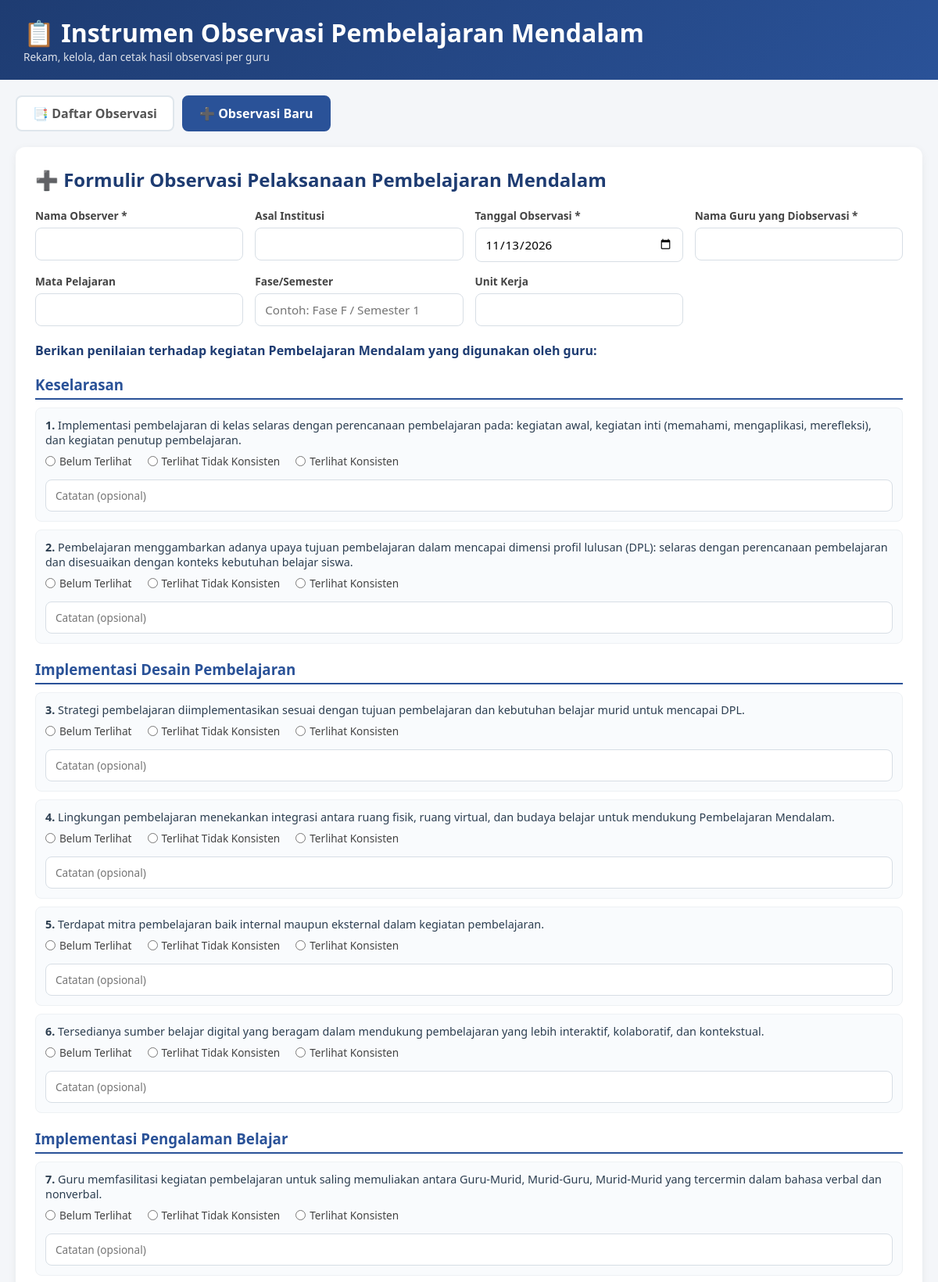
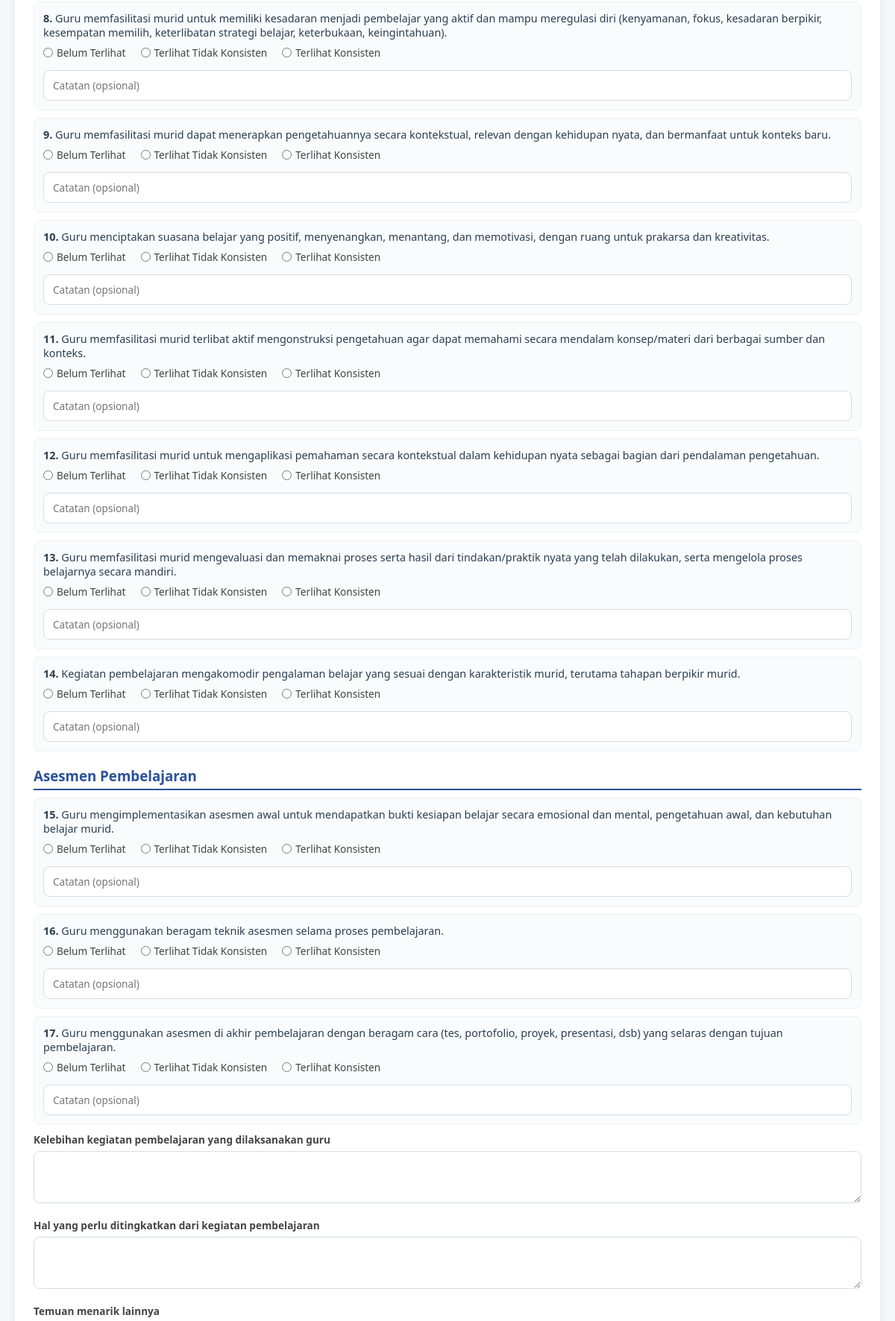
The app's page /tambah_observasi.php (upper part) with its own data (2 pictures, top to bottom).
### tables this page shows
CREATE TABLE IF NOT EXISTS master_aspek (
    id INT AUTO_INCREMENT PRIMARY KEY,
    nomor INT NOT NULL,
    kategori VARCHAR(100) NOT NULL,
    deskripsi TEXT NOT NULL
);

### tambah_observasi.php (the view, shortened to what this page needs)
<?php require_once __DIR__ . '/includes/header.php'; ?>
<?php
$aspekList = $pdo->query("SELECT * FROM master_aspek ORDER BY nomor")->fetchAll(PDO::FETCH_ASSOC);
$grouped = [];
foreach ($aspekList as $a) { $grouped[$a['kategori']][] = $a; }
?>
<div class="card">
    <h2>➕ Formulir Observasi Pelaksanaan Pembelajaran Mendalam</h2>
    <form action="proses_tambah.php" method="POST" enctype="multipart/form-data">
        <div class="form-grid">
            <div><label>Nama Observer *</label><input type="text" name="nama_observer" required></div>
            <div><label>Asal Institusi</label><input type="text" name="asal_institusi"></div>
            <div><label>Tanggal Observasi *</label><input type="date" name="tanggal_observasi" required value="<?= date('Y-m-d') ?>"></div>
            <div><label>Nama Guru yang Diobservasi *</label><input type="text" name="nama_guru" required></div>
            <div><label>Mata Pelajaran</label><input type="text" name="mata_pelajaran"></div>
            <div><label>Fase/Semester</label><input type="text" name="fase_semester" placeholder="Contoh: Fase F / Semester 1"></div>
            <div><label>Unit Kerja</label><input type="text" name="unit_kerja"></div>
        </div>
        <p style="margin:20px 0 10px; font-weight:600; color:#1e3c72;">
            Berikan penilaian terhadap kegiatan Pembelajaran Mendalam yang digunakan oleh guru:
        </p>
        <?php foreach ($grouped as $kategori => $items): ?>
            <h3 class="kategori-title"><?= htmlspecialchars($kategori) ?></h3>
            <?php foreach ($items as $a): ?>
                <div class="aspek-row">
                    <div class="aspek-text"><strong><?= $a['nomor'] ?>.</strong> <?= htmlspecialchars($a['deskripsi']) ?></div>
                    <div class="aspek-options">
                        <label><input type="radio" name="hasil_<?= $a['id'] ?>" value="belum_terlihat" required> Belum Terlihat</label>
                        <label><input type="radio" name="hasil_<?= $a['id'] ?>" value="tidak_konsisten"> Terlihat Tidak Konsisten</label>
                        <label><input type="radio" name="hasil_<?= $a['id'] ?>" value="konsisten"> Terlihat Konsisten</label>
                    </div>
                    <input type="text" name="catatan_<?= $a['id'] ?>" placeholder="Catatan (opsional)" class="aspek-catatan">
                </div>
            <?php endforeach; ?>
        <?php endforeach; ?>
        <div style="margin-bottom:15px;">
            <label>Kelebihan kegiatan pembelajaran yang dilaksanakan guru</label>
            <textarea name="kelebihan"></textarea>
        </div>
        <div style="margin-bottom:15px;">
            <label>Hal yang perlu ditingkatkan dari kegiatan pembelajaran</label>
            <textarea name="peningkatan"></textarea>
        </div>
        <div style="margin-bottom:15px;">
            <label>Temuan menarik lainnya</label>
        </div>
    </form>
</div>
<?php require_once __DIR__ . '/includes/footer.php'; ?>

### includes/header.php (shortened to what this page needs)
<!DOCTYPE html>
<html lang="id">
<head>
<link rel="stylesheet" href="assets/style.css">
</head>
<body>
<header class="no-print">
    <div>
        <h1>📋 Instrumen Observasi Pembelajaran Mendalam</h1>
        <div class="subtitle">Rekam, kelola, dan cetak hasil observasi per guru</div>
    </div>
</header>
<div class="container">
<nav class="tabs no-print">
    <a href="index.php" class="tab-btn <?= basename($_SERVER['PHP_SELF'])=='index.php'?'active':'' ?>">📑 Daftar Observasi</a>
    <a href="tambah_observasi.php" class="tab-btn <?= basename($_SERVER['PHP_SELF'])=='tambah_observasi.php'?'active':'' ?>">➕ Observasi Baru</a>
</nav>

### includes/footer.php
</div>
</body>
</html>

### assets/style.css (style rules this page uses)
* { margin:0; padding:0; box-sizing:border-box; }
body { font-family:'Segoe UI',Tahoma,Geneva,Verdana,sans-serif; background:#f4f6f9; color:#2c3e50; }
header { background:linear-gradient(135deg,#1e3c72,#2a5298); color:white; padding:20px 30px; }
header .subtitle { font-size:0.85rem; opacity:0.85; }
.container { max-width:1200px; margin:0 auto; padding:20px; }
.tabs { display:flex; gap:10px; margin-bottom:20px; }
.tab-btn { padding:10px 20px; background:white; border:2px solid #dfe6ec; border-radius:8px; text-decoration:none; font-weight:600; color:#555; }
.tab-btn.active, .tab-btn:hover { background:#2a5298; color:white; border-color:#2a5298; }
.card { background:white; border-radius:12px; padding:25px; box-shadow:0 3px 12px rgba(0,0,0,0.06); margin-bottom:20px; }
.card h2 { margin-bottom:20px; color:#1e3c72; }
.form-grid { display:grid; grid-template-columns:repeat(auto-fit,minmax(220px,1fr)); gap:15px; margin-bottom:15px; }
label { display:block; margin-bottom:6px; font-size:0.85rem; font-weight:600; color:#444; }
input, select, textarea { width:100%; padding:10px 12px; border:1px solid #d7dee5; border-radius:8px; font-size:0.95rem; font-family:inherit; }
textarea { min-height:70px; resize:vertical; }
.kategori-title { margin:20px 0 10px; color:#2a5298; border-bottom:2px solid #2a5298; padding-bottom:5px; }
.aspek-row { background:#f9fbfd; border:1px solid #eef1f4; border-radius:8px; padding:12px; margin-bottom:10px; }
.aspek-text { font-size:0.9rem; margin-bottom:8px; }
.aspek-options { display:flex; gap:20px; flex-wrap:wrap; margin-bottom:8px; font-size:0.85rem; }
.aspek-options label { display:flex; align-items:center; gap:5px; font-weight:400; }
.aspek-options input { width:auto; }
.aspek-catatan { font-size:0.85rem; }

### records on screen
master_aspek: nomor "1", deskripsi "Implementasi pembelajaran di kelas selaras dengan perencanaan pembelajaran pada: kegiatan awal, kegiatan inti (memahami, mengaplikasi, merefleksi), dan kegiatan penutup pembelajaran."
master_aspek: nomor "2", deskripsi "Pembelajaran menggambarkan adanya upaya tujuan pembelajaran dalam mencapai dimensi profil lulusan (DPL): selaras dengan perencanaan pembelajaran dan disesuaikan dengan konteks kebutuhan belajar siswa."
master_aspek: nomor "3", deskripsi "Strategi pembelajaran diimplementasikan sesuai dengan tujuan pembelajaran dan kebutuhan belajar murid untuk mencapai DPL."
master_aspek: nomor "4", deskripsi "Lingkungan pembelajaran menekankan integrasi antara ruang fisik, ruang virtual, dan budaya belajar untuk mendukung Pembelajaran Mendalam."
master_aspek: nomor "5", deskripsi "Terdapat mitra pembelajaran baik internal maupun eksternal dalam kegiatan pembelajaran."
master_aspek: nomor "6", deskripsi "Tersedianya sumber belajar digital yang beragam dalam mendukung pembelajaran yang lebih interaktif, kolaboratif, dan kontekstual."
master_aspek: nomor "7", deskripsi "Guru memfasilitasi kegiatan pembelajaran untuk saling memuliakan antara Guru-Murid, Murid-Guru, Murid-Murid yang tercermin dalam bahasa verbal dan nonverbal."
master_aspek: nomor "8", deskripsi "Guru memfasilitasi murid untuk memiliki kesadaran menjadi pembelajar yang aktif dan mampu meregulasi diri (kenyamanan, fokus, kesadaran berpikir, kesempatan memilih, keterlibatan strategi belajar, keterbukaan, keingintahuan)."
master_aspek: nomor "9", deskripsi "Guru memfasilitasi murid dapat menerapkan pengetahuannya secara kontekstual, relevan dengan kehidupan nyata, dan bermanfaat untuk konteks baru."
master_aspek: nomor "10", deskripsi "Guru menciptakan suasana belajar yang positif, menyenangkan, menantang, dan memotivasi, dengan ruang untuk prakarsa dan kreativitas."
master_aspek: nomor "11", deskripsi "Guru memfasilitasi murid terlibat aktif mengonstruksi pengetahuan agar dapat memahami secara mendalam konsep/materi dari berbagai sumber dan konteks."
master_aspek: nomor "12", deskripsi "Guru memfasilitasi murid untuk mengaplikasi pemahaman secara kontekstual dalam kehidupan nyata sebagai bagian dari pendalaman pengetahuan."
master_aspek: nomor "13", deskripsi "Guru memfasilitasi murid mengevaluasi dan memaknai proses serta hasil dari tindakan/praktik nyata yang telah dilakukan, serta mengelola proses belajarnya secara mandiri."
master_aspek: nomor "14", deskripsi "Kegiatan pembelajaran mengakomodir pengalaman belajar yang sesuai dengan karakteristik murid, terutama tahapan berpikir murid."
master_aspek: nomor "15", deskripsi "Guru mengimplementasikan asesmen awal untuk mendapatkan bukti kesiapan belajar secara emosional dan mental, pengetahuan awal, dan kebutuhan belajar murid."
master_aspek: nomor "16", deskripsi "Guru menggunakan beragam teknik asesmen selama proses pembelajaran."
master_aspek: nomor "17", deskripsi "Guru menggunakan asesmen di akhir pembelajaran dengan beragam cara (tes, portofolio, proyek, presentasi, dsb) yang selaras dengan tujuan pembelajaran."

### other values on screen
$kategori "Keselarasan"
$kategori "Implementasi Desain Pembelajaran"
$kategori "Implementasi Pengalaman Belajar"
$kategori "Asesmen Pembelajaran"
